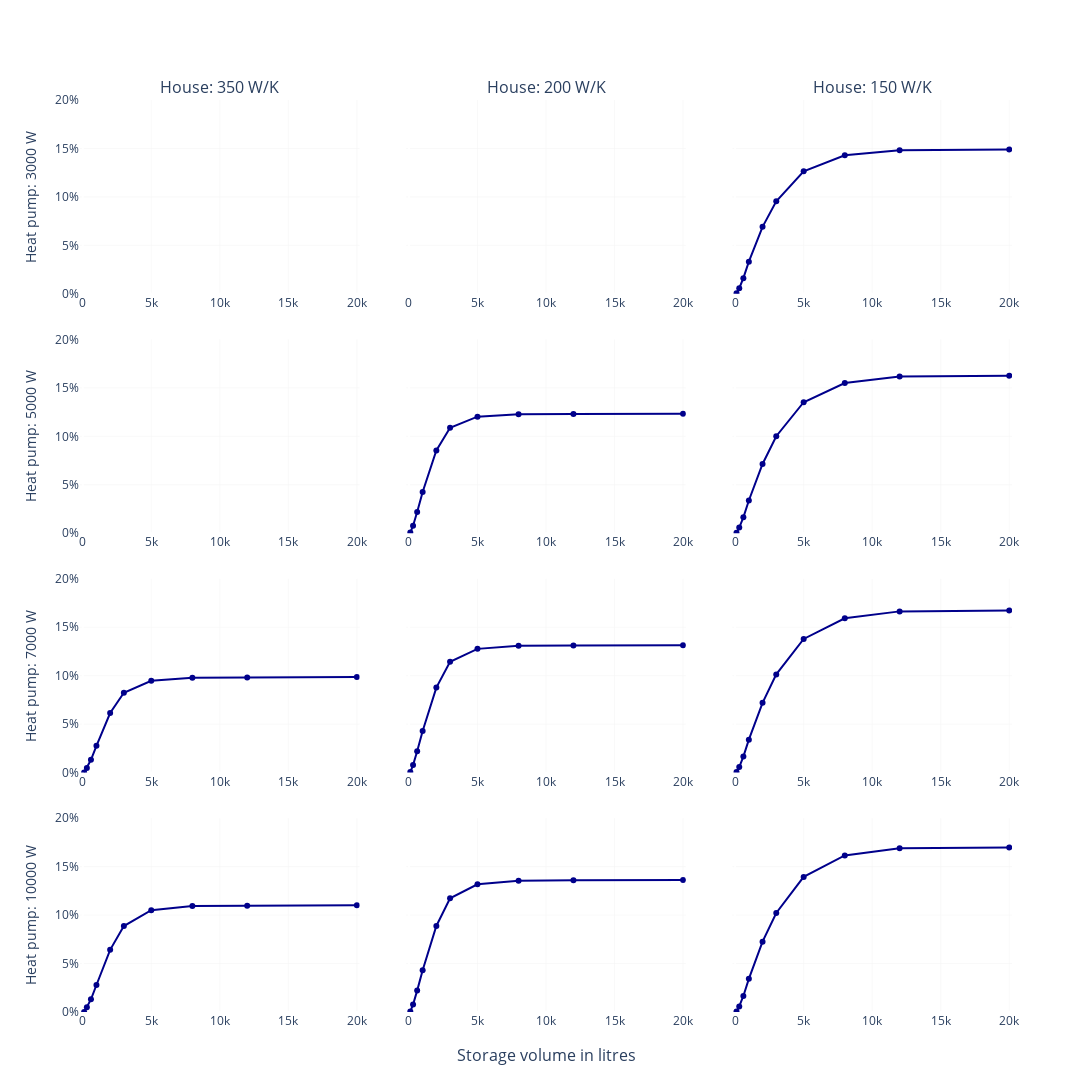
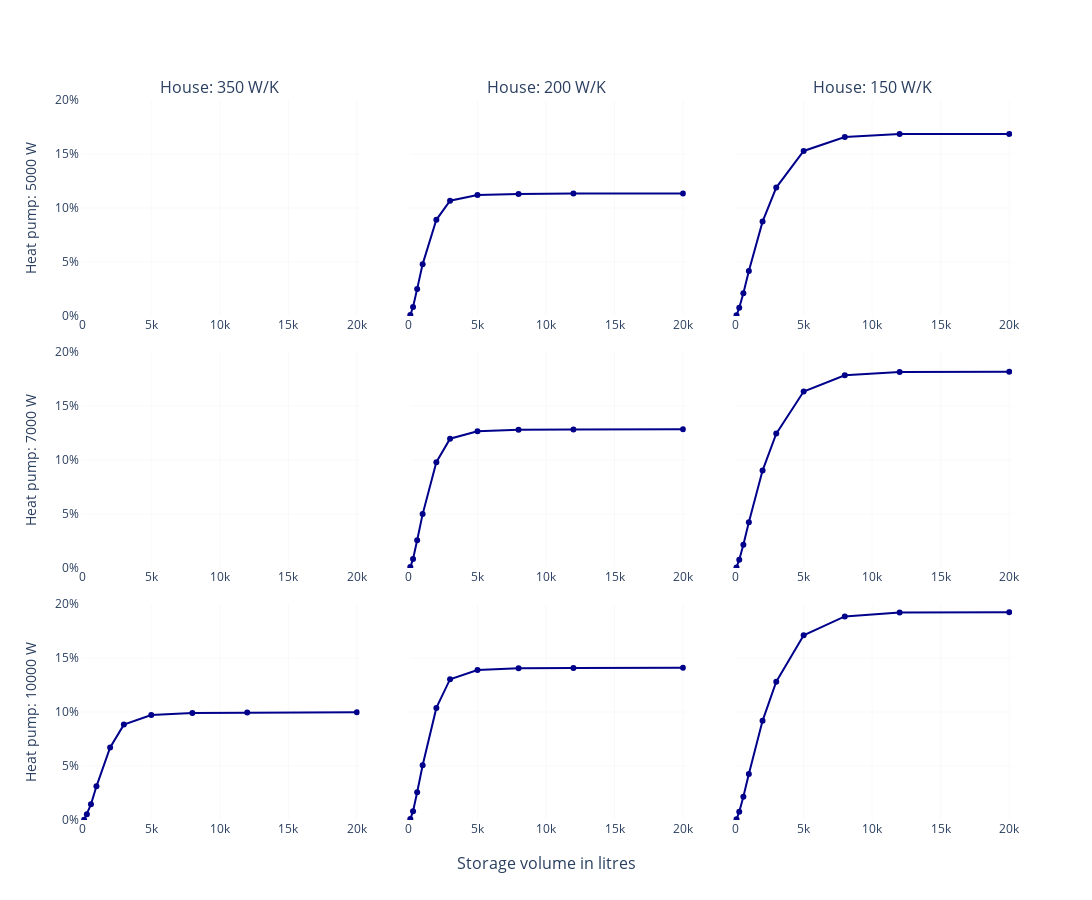
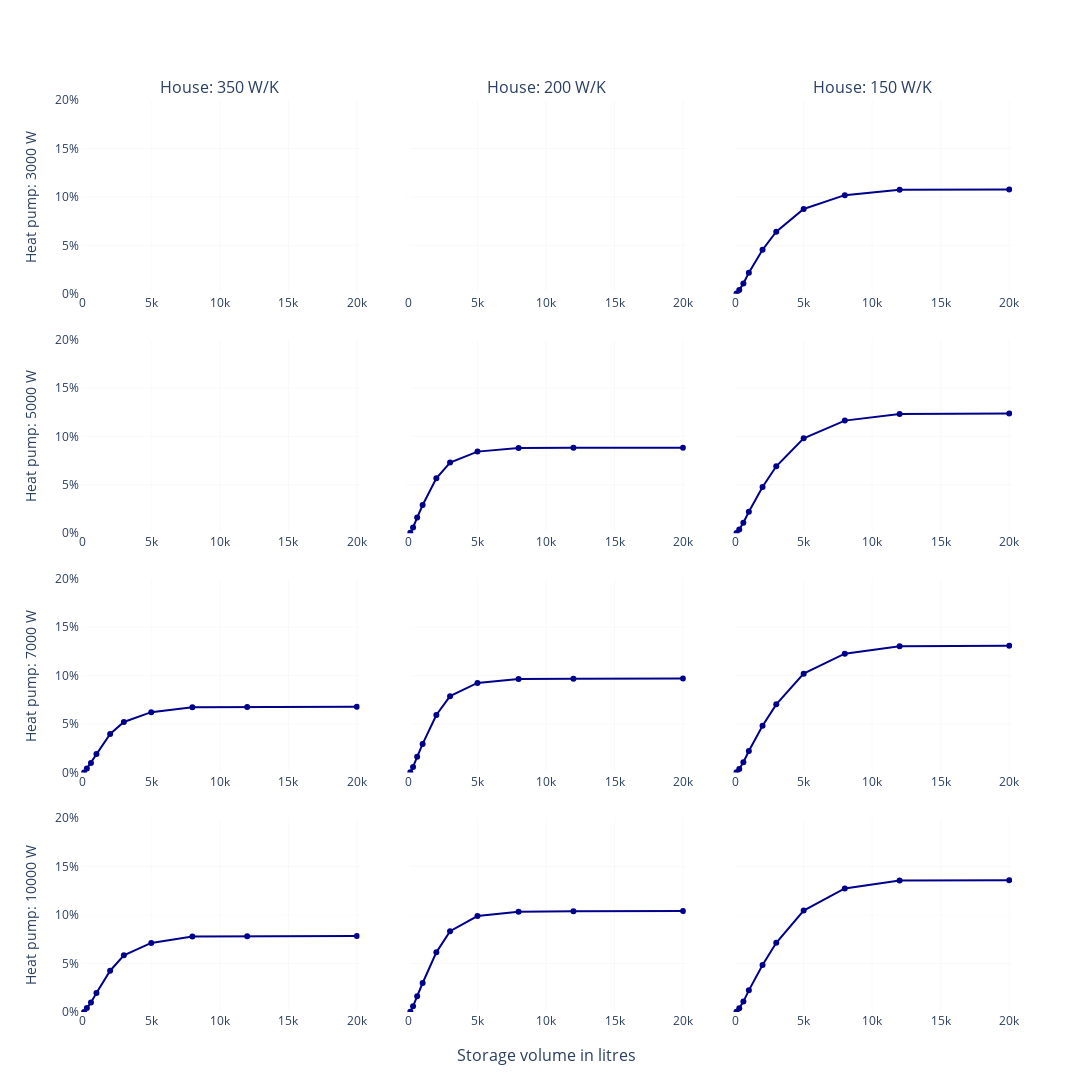
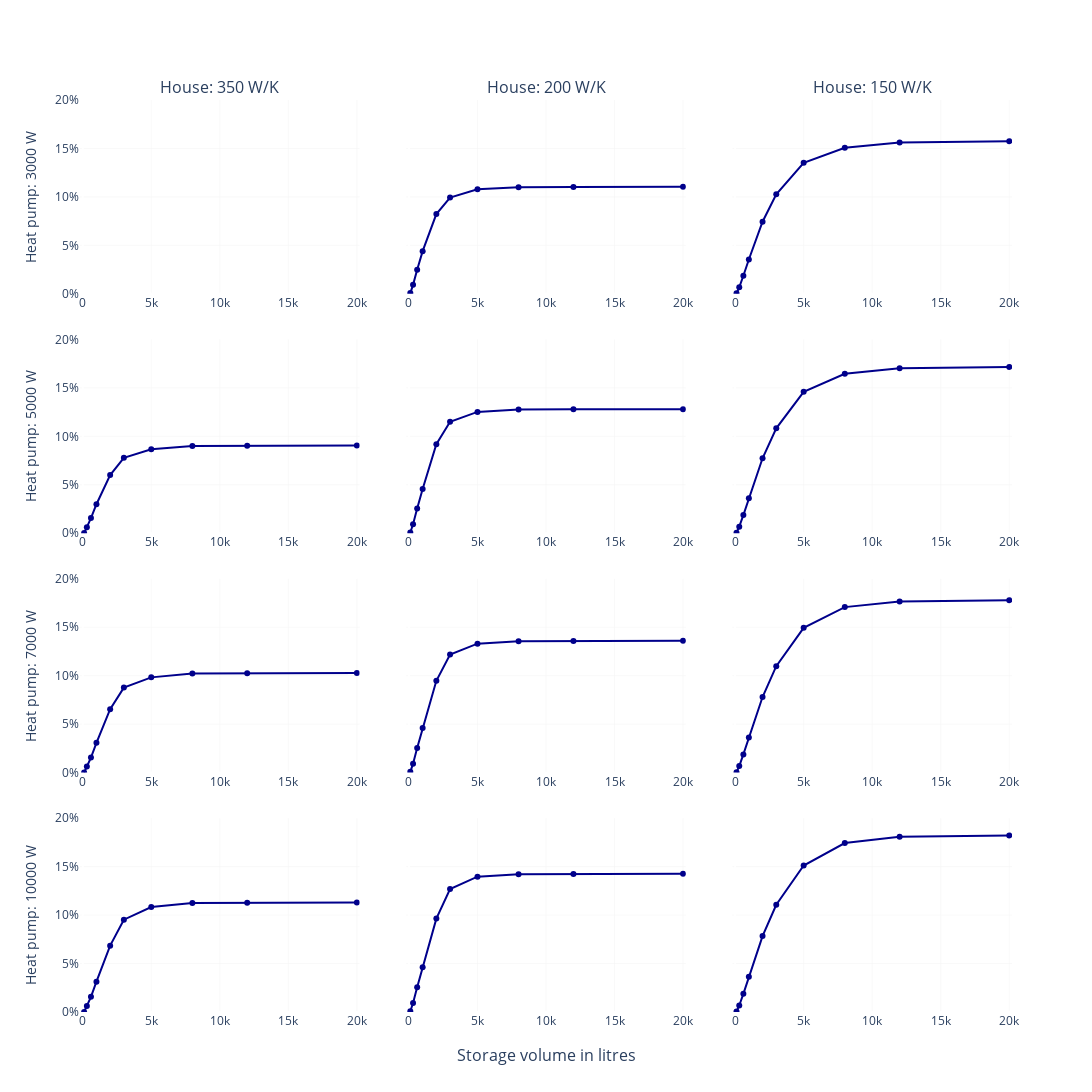

The code cell stored with these charts, in order, in its notebook:
### Markdown cell above
# Total savings

### Code cell
for loc in locations:
    print('location: ', loc)

    savings = pd.DataFrame(columns=['hp_power', '350', '200', '150'], dtype=object)
    savings.loc[:, 'hp_power'] = heat_pump_powers
    #print(savings.columns)
    for house in houses:
        #print('house: ', house)
        idx = 0

        for heat_pump_power in heat_pump_powers:
            #print('hp_power: ', heat_pump_power)

            savings_list = []
            for vol in storage_volumes:
                #print('vol', vol)
                if os.path.isdir(f"results/{loc}"):
                    if os.path.isdir(f"results/{loc}/vol_{int(vol[0])},pow_{int(heat_pump_power)},en_{int(house[0])}"):
                        #print('exists')

                        data = pd.read_csv(f"results/{loc}/vol_{int(vol[0])},pow_{int(heat_pump_power)},en_{int(house[0])}/data_ad_{loc},vol_{int(vol[0])},pow_{int(heat_pump_power)},en_{int(house[0])}.csv", sep=';')



                        save = (1 - data.P_e_opt.sum() / data.energy_needed_elec.sum()) * 100
                        savings_list.append(save)

            if savings_list:
                savings.at[idx, str(house[0])] = savings_list
            idx+=1


    #print(savings)

    savings.dropna(inplace=True, how='all', subset=['350', '200', '150'])
    savings.reset_index(inplace=True, drop=True)
    fig = make_subplots(savings.shape[0], savings.shape[1]-1, x_title='Storage volume in litres', subplot_titles=([f'House: {x} W/K' for x in savings.columns[1:]]), horizontal_spacing = 0.05, vertical_spacing=0.05, shared_yaxes=True )
    fig.update_layout(showlegend = False)
    for i in range(savings.shape[0]):
        for j_idx, j in zip(range(savings.shape[1]-1), savings.columns[1:]):
            #print(i, j)
            #print(pd.notna(savings.loc[j, str(houses[i][0])]))
            #if not type(pd.notna(savings.loc[j, str(houses[i][0])])) == bool:
                #print(savings.loc[j, str(houses[i][0])])
            if savings.loc[i, j] == savings.loc[i, j]:
                fig.add_trace(go.Scatter(x = vols, y = savings.loc[i, j], marker=dict(color = 'darkblue')), row=i+1, col=j_idx+1,  )
            else:
               fig.add_trace(go.Scatter(), row=i+1, col=j_idx+1, )
    x = 0
    for i in range(1, savings.shape[0]*(savings.shape[1]-1), savings.shape[1]-1):
        fig['layout']['yaxis{}'.format(i)]['title']= f'Heat pump: {savings.hp_power[x]} W'
        fig['layout']['yaxis{}'.format(i)]['ticksuffix']= '%'

        x +=1

    fig.for_each_xaxis(lambda x: x.update(showgrid=True, gridwidth = 0.5, gridcolor = 'rgb(242,242,242)'))
    fig.for_each_yaxis(lambda x: x.update(showgrid=True, gridwidth = 0.5, gridcolor = 'rgb(242,242,242)'))

            #    fig.update_layout(title_text=hp_power_i + 'Watt', row=hp_power_i, col=house_i)
    fig.update_layout(height=300 * savings.shape[0], width=400 * (savings.shape[1]-1) ,plot_bgcolor = "white", )# showlegend = False )
    fig.update_yaxes(range = [0, 20])
    fig.update_xaxes(range = [-200, vols[-1]+200])
    #fig.write_html(f'thesis_img/{loc}.html')
    fig.write_image(f'thesis_img/{loc}_complete.png', scale = 5)
    fig.show()


    #save_comp.append(pd.Series(savings.loc[savings.hp_power == 7000, '200'].reset_index(drop=True)[0]).mean())
